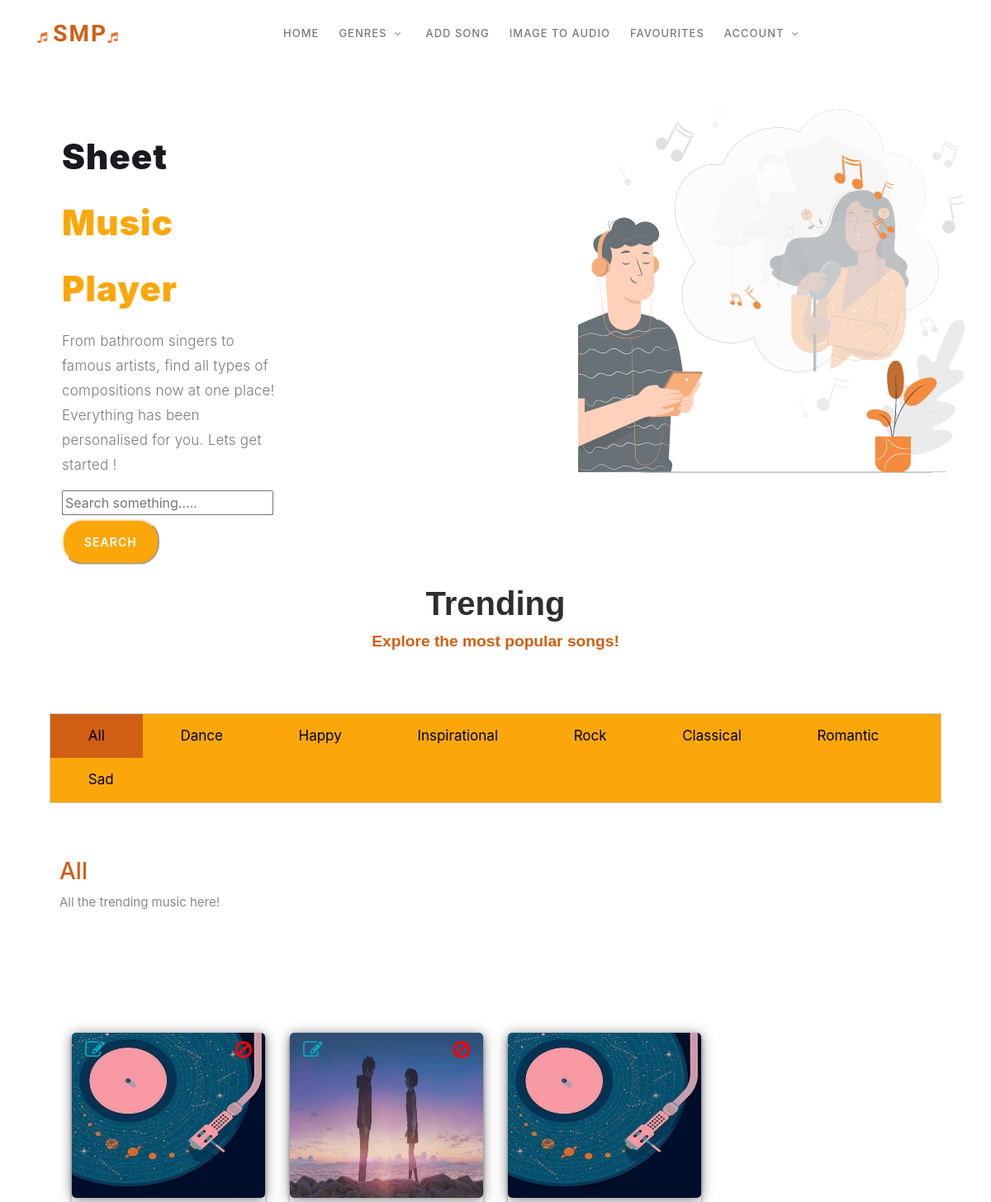
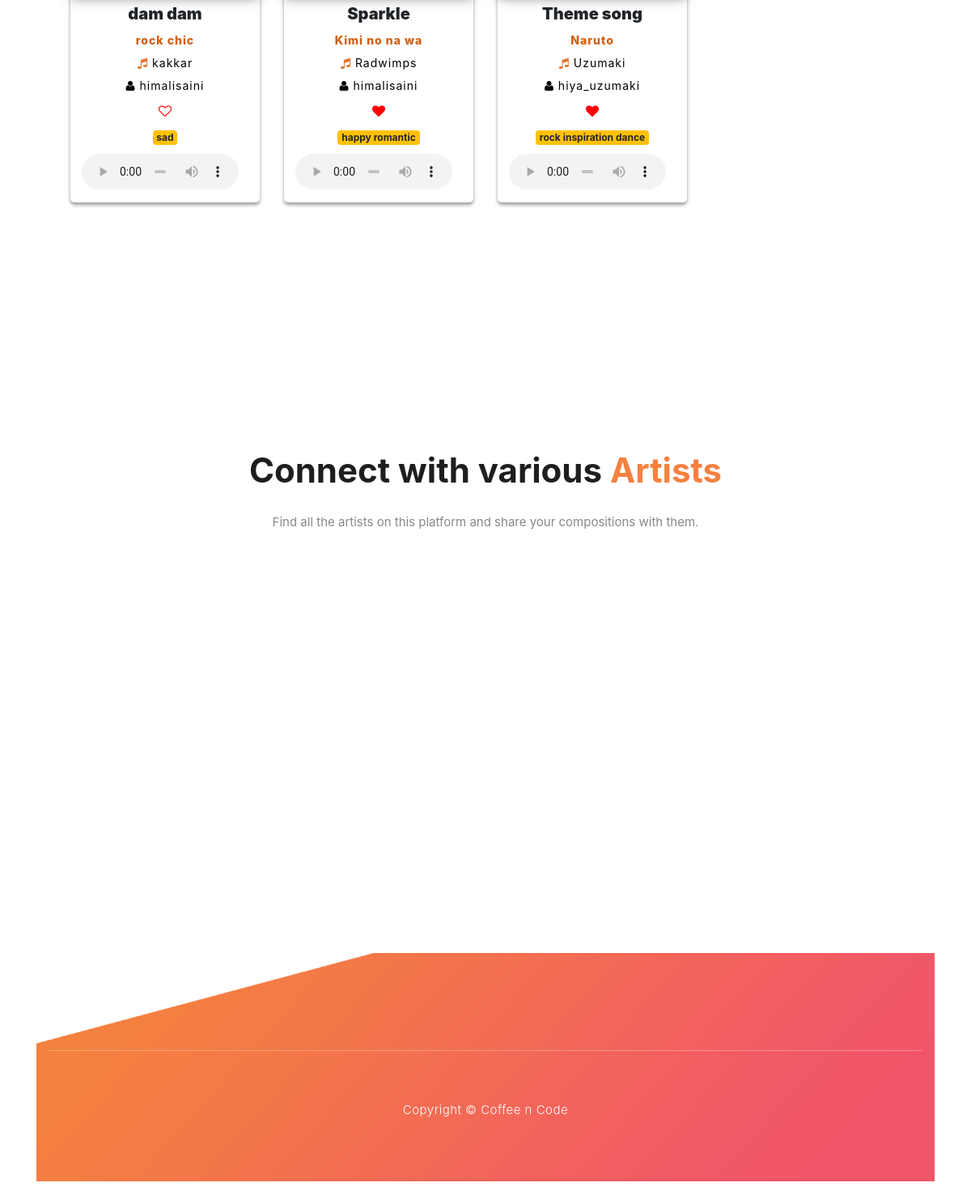
The page /main/ (signed in) on the database its author committed (2 pictures, top to bottom).
### main/models.py (models this page shows, shortened)
class Song(models.Model):
    file_name = models.FileField(upload_to='songs',default='aot.mp3')
    title = models.CharField(max_length=100)
    artist = models.CharField(max_length=100,default=' ',blank=True)
    user = models.ForeignKey(User,on_delete=models.CASCADE,related_name='addedby')
    album = models.CharField(max_length=100, blank=True)
    tags = models.CharField(max_length=50, blank=True)
    cover_image = models.ImageField(default='default_cover.jpg',upload_to='cover_images')
    play_count = models.IntegerField(default=0)
    added_date = models.DateTimeField(auto_now_add=True)
    likedby = models.ManyToManyField(User,related_name='likedby',blank=True)
    is_pdf = models.BooleanField(default=False)
    def get_is_liked(self,user):
        objs = self.likedby.all()
        for obj in objs:
            if obj == user:
                return True
        return False
    class Meta:
        unique_together = [['user','title','added_date']]

### main/views.py (the view, shortened to what this page needs)
# urls.py: path('', views.index, name='index'),
def index(request):
    if not request.user.is_authenticated:
        return redirect('errorpage')
    trending_songs = Song.objects.all().order_by('-play_count')
    dance_songs = trending_songs.filter(tags__icontains='dance')
    happy_songs = trending_songs.filter(tags__icontains='happy')
    romantic_songs = trending_songs.filter(tags__icontains='romantic')
    rock_songs = trending_songs.filter(tags__icontains='rock')
    classical_songs = trending_songs.filter(tags__icontains='classical')
    sad_songs = trending_songs.filter(tags__icontains='sad')
    inspiration_songs = trending_songs.filter(tags__icontains='inspiration')
    f = Profile.objects.all()
    f = f.exclude(user=request.user)
    if 'delete' in request.POST:
        del_id = request.POST.get('songid_delete')
        fs = Song.objects.get(id=del_id)
        fs.delete()
        messages.success(request,f'Song has been deleted!')
        return redirect('index')
    context = {
        'my_songs' : trending_songs,
        'dance_songs' : dance_songs,
        'happy_songs' : happy_songs,
    'romantic_songs' : romantic_songs,
    'rock_songs' : rock_songs,
    'classical_songs' : classical_songs,
    'sad_songs' : sad_songs,
    'inspiration_songs' : inspiration_songs,
    'f':f,
    }
    return render(request,'main/index.html',context)

### main/templatetags/define_action.py (called while the page is built)
@register.filter
def get_liked(obj,user):
    return obj.get_is_liked(user)

### main/templates/main/index.html (shortened to what this page needs)
{% include 'main/header.html' %}
{% load static %}
{% load define_action %}
    <div class="welcome-area" id="welcome">
        <div class="header-text">
            <div class="container">
                <div class="row">
                    <div class="left-text col-lg-6 col-md-12 col-sm-12 col-xs-12"
                        data-scroll-reveal="enter left move 30px over 0.6s after 0.4s">
                        <h1>Sheet <em>Music Player</em></h1>
                        <p> From bathroom singers to famous artists, find all types of compositions now at one place! Everything
                            has been <br>personalised for you. Lets get started !
                             </p>
                           <form class="form" method="POST">
                            <input class="search-bar" placeholder="Search something....." name="universal_search"></input> <br>
                        <button class="main-button-slider" type="submit" name="search_form" style="border-color: blanchedalmond;">Search</button>
                           </form>
                    </div>
                </div>
            </div>
        </div>
    </div>
    <div class="row">
      <div class="col-12 pageheading">
          <div class="page-title">Trending</div>
          <div class="subh">Explore the most popular songs!</div>
      </div>
  </div>
  <div class="tab">
    <button class="tablinks active" onclick="openCity(event, 'All')">All</button>
    <button class="tablinks" onclick="openCity(event, 'Dance')">Dance</button>
    <button class="tablinks" onclick="openCity(event, 'Happy')">Happy</button>
    <button class="tablinks" onclick="openCity(event, 'Inspirational')">Inspirational</button>
    <button class="tablinks" onclick="openCity(event, 'Rock')">Rock</button>
    <button class="tablinks" onclick="openCity(event, 'Classical')">Classical</button>
    <button class="tablinks" onclick="openCity(event, 'Romantic')">Romantic</button>
    <button class="tablinks" onclick="openCity(event, 'Sad')">Sad</button>
  </div>
  <div id="All" class="tabcontent">
    <h3>All</h3>
    <p>All the trending music here!</p>
          <div id="cards_landscape_wrap-2">
            <div class="container">
                <div class="row">
                    {% for ob in my_songs %}
                    <div class="col-xs-12 col-sm-6 col-md-3 col-lg-3">
                            <div class="card-flyer">
                                <div class="text-box">
                                    <div class="image-box" style="position: relative;">
                                            <img src="{{ ob.cover_image.url }}" alt="" />
                                            {% if ob.user == request.user %}
                                            <div class="centered-1">
                                                <a href="{% url 'update_song' ob.id %}"><i class="fa fa-edit song-update"></i></a>
                                            </div>
                                            <div class="centered-2">
                                                <a href="#" role="button"  data-toggle="modal" data-target="#exampleModal">
                                                    <i class="fa fa-ban song-delete" onclick="setDeleteId({{ob.id}})"></i>
                                                </a>
                                            </div>
                                            {% endif %}
                                    </div>
                                    <div class="text-container">
                                        <h5 style="font-weight: 900;">{{ ob.title }}</h5>
                                        <p class="album" style="color: #d15f13;">{{ ob.album }}</p>
                                        <p class="sub"> <i class="fa fa-music"></i> {{ ob.artist }}</p>
                                        <p class="sub"> <i class="fa fa-user"></i> {{ ob.user }}</p>
                                        <form method="POST">
                                        {% if ob|get_liked:request.user == True %}
                                        <button id="swapHeart" class="btn btn-default" name="unsubscribe">
                                            <span class="fa fa-heart"> <span class="tooltip" style="margin-top: 20px;">Remove from favourites</span></span>
                                        </button>
                                        {% else %}
                                        <button id="swapHeart" class="btn btn-default" name="subscribe">
                                            <span class="fa fa-heart-o"> <span class="tooltip" style="margin-top: 20px;">Add to favourites</span></span>
                                        </button>
                                          {% endif %}
                                          <br>
                                        <a href="#"><span class="badge badge-warning"> {{ ob.tags }} </span></a> <br>
                                        <audio controls id="soundPlayer" onplay="sendCount({{ob.id}});">
                                            <source src="{{ ob.file_name.url }}" type="audio/mpeg">
                                        </audio>
                                    </div>
                                </div>
                            </div>
                    </div>
                    {% endfor %}
                </div>
            </div>
        </div>
  </div>
    <section class="section" id="about">
      <div class="container">
    <section class="section" id="testimonials">
        <div class="container">
            <div class="row">
                <div class="col-lg-8 offset-lg-2">
                    <div class="center-heading">
                        <h2>Connect with various <em>Artists</em></h2>
                        <p>Find all the artists on this platform and share your compositions with them.</p>
                    </div>
                </div>
            </div>
        </div>
    </section>
    <footer id="contact-us">
        <div class="container">
            <div class="row">
                <div class="col-lg-12">
                    <div class="sub-footer">
                        <p>Copyright &copy; Coffee n Code</p>
                    </div>
                </div>
            </div>
        </div>
    </footer>
</body>
</html>

### main/static/main/assets/css/templatemo-lava.css (style rules this page uses)
html, body, div, span, applet, object, iframe, h1, h2, h3, h4, h5, h6, p, blockquote, div pre, a, abbr, acronym, address, big, cite, code, del, dfn, em, font, img, ins, kbd, q, s, samp, small, strike, strong, sub, sup, tt, var, b, u, i, center, dl, dt, dd, ol, ul, li, figure, header, nav, section, article, aside, footer, figcaption { margin: 0; padding: 0; border: 0; outline: 0; }
header, nav, section, article, aside, footer, hgroup { display: block; }
* { box-sizing: border-box; }
html, body { font-family: 'Poppins', sans-serif; font-weight: 400; background-color: #fff; font-size: 16px; -ms-text-size-adjust: 100%; -webkit-font-smoothing: antialiased; -moz-osx-font-smoothing: grayscale; }
a { text-decoration: none !important; }
h1, h2, h3, h4, h5, h6 { margin-top: 0px; margin-bottom: 0px; }
p { font-size: 15px; line-height: 25px; color: #888; }
html, body { background: #fff; font-family: 'Poppins', sans-serif; }
button.main-button-slider { font-size: 14px; border-radius: 25px; padding: 15px 25px; margin-top: 5px; background-color: #fba70b; text-transform: uppercase; color: #fff; font-weight: 600; letter-spacing: 1px; -webkit-transition: all 0.3s ease 0s; -moz-transition: all 0.3s ease 0s; -o-transition: all 0.3s ease 0s; transition: all 0.3s ease 0s; }
.center-heading { margin-bottom: 70px; }
.center-heading h2 { margin-top: 0px; text-align: center; font-size: 42px; font-weight: 700; color: #1e1e1e; margin-bottom: 25px; }
.center-heading h2 em { font-style: normal; color: #f4813f; }
.center-heading p { font-size: 15px; color: #888; text-align: center; }
.welcome-area { width: -80%; height: 30vh; min-height: 600px; background-image: url(../images/Music.gif); background-repeat: no-repeat; background-position: right top; }
.welcome-area .header-text .left-text { position: relative; align-self: center; margin-top: 20%; transform: perspective(1px) translateY(-30%) !important; }
.welcome-area .header-text h1 { font-weight: 900; font-size: 42px; line-height: 80px; letter-spacing: 1px; color: #191a20; }
.welcome-area .header-text h1 em { font-style: normal; color: #fba70b; }
.welcome-area .header-text p { font-weight: 300; font-size: 17px; color: #7a7a7a; line-height: 30px; letter-spacing: 0.25px; position: relative; }
@media (max-width: 1420px) { .welcome-area .header-text { width: 70%; margin-left: 5%; } }
@media (max-width: 1320px) { .welcome-area .header-text .left-text { margin-top: 35%; } }
@media (max-width: 1320px) { .welcome-area .header-text { width: 50%; margin-left: 5%; } }
#about { padding: 100px 0px; position: relative; z-index: 9; }
#testimonials { padding-top: 100px; position: relative; z-index: 9; }
footer { margin-top: 200px; padding-top: 120px; background-image: url(../images/footer-bg.png); background-repeat: no-repeat; background-position: center center; background-size: cover; width: 100%; }
footer .sub-footer { padding: 60px 0px; border-top: 1px solid rgba(250,250,250,0.3); text-align: center; }
footer .sub-footer p { color: #fff; font-size: 15px; font-weight: 300; letter-spacing: 0.5px; }

### main/templates/main/index.html (style rules this page uses)
.tab { overflow: hidden; border: 1px solid #ccc; background-color: #fba70b; margin: 5%; }
.tab button { background-color: inherit; float: left; border: none; outline: none; cursor: pointer; padding: 14px 4.25%; transition: 0.3s; font-size: 17px; }
.tab button.active { background-color: #d15f13; }
.tabcontent { display: none; padding: 6px 12px; border-top: none; margin-left:5%; margin-right: 5%; }
.tabcontent h3 { color: #d15f13; }

### rows shown on the page
Song: cover_image (placeholder picture), title "dam dam", album "rock chic", artist "kakkar", user "himalisaini", tags "sad"
Song: cover_image (picture), title "Sparkle", album "Kimi no na wa", artist "Radwimps", user "himalisaini", tags "happy romantic"
Song: cover_image (placeholder picture), title "Theme song", album "Naruto", artist "Uzumaki", user "hiya_uzumaki", tags "rock inspiration dance"
